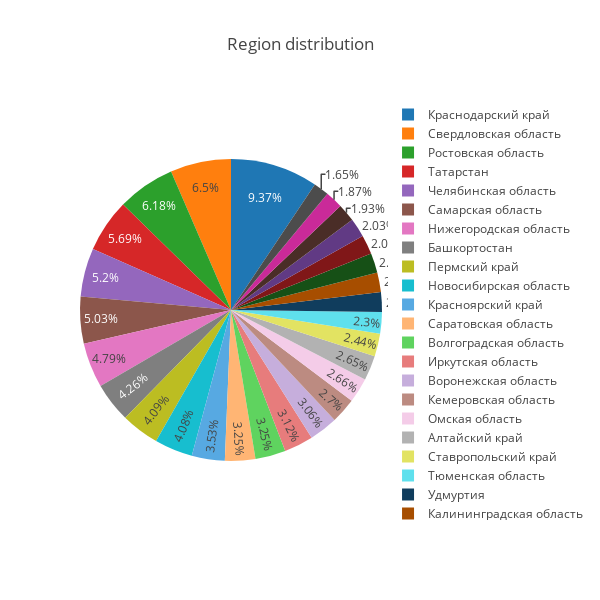

Notebook source saved alongside this figure:
### Markdown cell above
让我们看一下广告的区域分布

### Code cell
tmp_series = train_df['region'].value_counts()
tmp_series.index

labels = (np.array(tmp_series.index)) #['Краснодарский край', 'Ростовская область',...
sizes = (np.array((tmp_series / tmp_series.sum())*100))

trace = go.Pie(labels=labels, values=sizes)
layout = go.Layout(
    title="Region distribution",
    width = 600,
    height = 600,
)
data = [trace]
fig = go.Figure(data=data, layout=layout)
py.iplot(fig, filename="region")

### Figure 1 — Plotly figure (JSON) as saved in the notebook; plotly's stock layout.template omitted (floating-point values rounded to 4 significant figures)
{"data": [{"labels": ["Краснодарский край", "Свердловская область", "Ростовская область", "Татарстан", "Челябинская область", "Самарская область", "Нижегородская область", "Башкортостан", "Пермский край", "Новосибирская область", "Красноярский край", "Саратовская область", "Волгоградская область", "Иркутская область", "Воронежская область", "Кемеровская область", "Омская область", "Алтайский край", "Ставропольский край", "Тюменская область", "Удмуртия", "Калининградская область", "Ханты-Мансийский АО", "Ярославская область", "Белгородская область", "Оренбургская область", "Владимирская область", "Тульская область"], "type": "pie", "uid": "8fd5d3cf-0000-493e-accc-a8bb5e9a1db2", "values": [9.37, 6.5, 6.18, 5.69, 5.2, 5.03, 4.79, 4.26, 4.09, 4.08, 3.53, 3.25, 3.25, 3.12, 3.06, 2.7, 2.66, 2.65, 2.44, 2.3, 2.12, 2.1, 2.09, 2.06, 2.03, 1.93, 1.87, 1.65]}], "layout": {"height": 600, "title": {"text": "Region distribution"}, "width": 600}}
